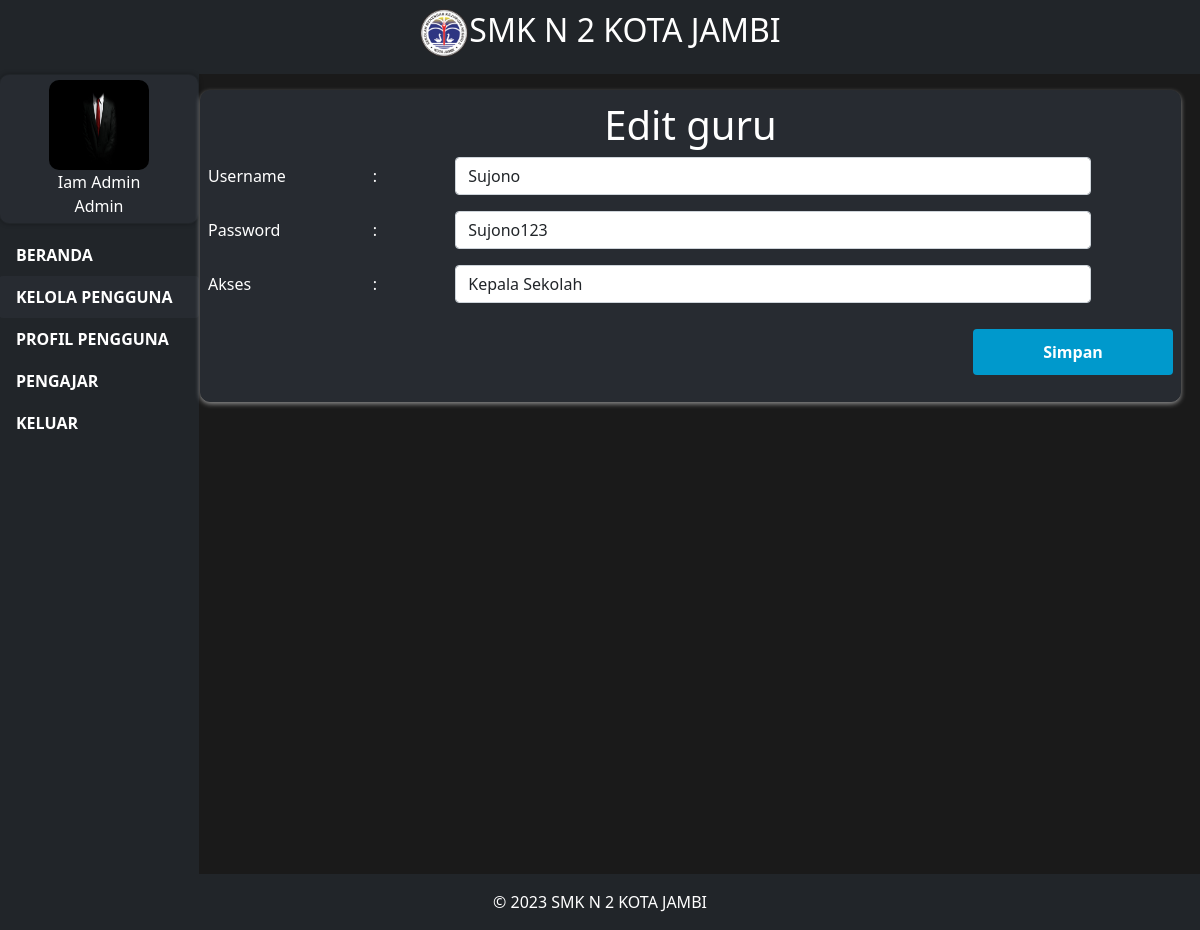
/edit/pengguna?id_user=2 (signed in), run on the app's committed database.
### tables this page shows
CREATE TABLE `profil_user` (
  `id_profil_user` int(11) NOT NULL,
  `foto` varchar(150) NOT NULL,
  `nama` varchar(30) NOT NULL,
  `nip` int(30) NOT NULL,
  `jenis_kelamin` varchar(30) NOT NULL,
  `tgl_lahir` varchar(30) NOT NULL,
  `alamat` varchar(30) NOT NULL,
  `pendidikan` varchar(30) NOT NULL,
  `golongan` varchar(30) NOT NULL,
  `jabatan` varchar(30) NOT NULL,
  `telepon` int(30) NOT NULL,
  `user` int(30) NOT NULL
);

CREATE TABLE `user` (
  `id_user` int(11) NOT NULL,
  `username` varchar(30) NOT NULL,
  `password` varchar(30) NOT NULL,
  `akses` varchar(30) NOT NULL
);

### dashboard/pages/edit_pengguna.php (the view, shortened to what this page needs)
<?php
$activePage = 'kelolaPengguna';
include "../../db/koneksi.php";
include "../layout/header.php";
?>
<div class="container-fluid">
  <div class="row" style="margin-top: -0px;">
    <div class="col-lg-2" style="height:100%;">
      <?php include "../layout/side_menu.php" ?>
    </div>
    <div class="col-lg-10 py-3" style="margin-left: -10px;">
      <div class="container-1">
        <div id="ContainerEditGuru">
          <?php
          $queryGetData = mysqli_query($konek, "SELECT * FROM user WHERE id_user=" . $_GET['id_user']);
          while ($dataUser = mysqli_fetch_array($queryGetData)) { ?>
            <form action="../prosses.php?tipe=edit_pengguna" method="post" class="form-container" enctype="multipart/form-data" style="margin:10px" autocomplete="false">
              <div style="width: 100%; text-align: center;">
                <h1 class="text-1">Edit guru</h1>
              </div>
              <div class="row mb-3">
                <div class="col-sm-2 text-1"><label class="col-sm-2 text-1 col-form-label">Username</label></div>
                <div class="col-sm-1 text-1"><label class="col-sm-2 text-1 col-form-label">:</label></div>
                <div class="col-sm-8">
                  <input type="text" class="form-control" placeholder="username" name="username" value=<?php echo $dataUser['username']; ?>>
                </div>
              </div>
              <div class="row mb-3">
                <div class="col-sm-2 text-1"><label class="col-sm-2 text-1 col-form-label">Password</label></div>
                <div class="col-sm-1 text-1"><label class="col-sm-2 text-1 col-form-label">:</label></div>
                <div class="col-sm-8">
                  <input type="text" class="form-control" placeholder="password" name="password" value='<?php echo $dataUser['password']; ?>'>
                </div>
              </div>
              <div class="row mb-3">
                <div class="col-sm-2 text-1"><label class="col-sm-2 text-1 col-form-label">Akses</label></div>
                <div class="col-sm-1 text-1"><label class="col-sm-2 text-1 col-form-label">:</label></div>
                <div class="col-sm-8">
                  <select name="akses" class="form-control" id="akses">
                    <?php
                    $arrJabatan = array('Kepala Sekolah' => 'Kepala Sekolah', 'Admin' => 'Admin', 'Operator' => 'Operator');
                    foreach ($arrJabatan as $key => $value) {
                      if ($key == $dataUser['akses']) {
                        echo "<option value='" . $key . "' selected>" . $value . "</option>";
                      } else {
                        echo "<option value='" . $key . "'>" . $value . "</option>";
                      }
                    }
                    ?>
                  </select>
                </div>
              </div>
            <?php } ?>
            <div class="row mb-3 justify-content-end" style="margin-bottom: 10px;">
              <div class="col-sm-10 offset-sm-2 text-end" style="margin-bottom: 10px;">
                <input id="formInput" type="submit" value="Simpan" name="simpan" style="width:25%;" />
              </div>
            </div>
            </form>
        </div>
      </div>
    </div>
  </div>
</div>
<?php
include "../layout/footer.php" ?>

### dashboard/layout/side_menu.php (shortened to what this page needs)
<div id="side-menu" class="side-menu" style=" height: 100%; width:200px; margin-left: -10px; border-radius:0px; background-color:#212529; ">
  <div class="postcard text-center" style="flex-direction: column;width:100%; margin-bottom: 10px; text-align:center; background-color:#272b31; border-color: #212529;">
    <?php
    $queryDataProfilUser = mysqli_query($konek, "SELECT * FROM profil_user WHERE user=" . $_SESSION['id_user']);
    $nama = '';
    $foto = '';
    if (mysqli_num_rows($queryDataProfilUser) == 1) {
      while ($DataProfilUser = mysqli_fetch_array($queryDataProfilUser)) {
        $nama = $DataProfilUser['nama'];
        $foto = $DataProfilUser['foto'];
      }
    }
    ?>
    <?php if ($foto != '') { ?>
      <img src="http://localhost/smkn2kotajambi/assets/images/guru/<?php echo $foto; ?>" alt="Gambar Postcard" style="width:100px;height:100px;display: inline-block;margin: 0 auto;">
    <?php } else { ?>
      <img src="http://localhost/smkn2kotajambi/assets/images/profil.png" alt="Gambar Postcard" style="width:100px;height:100px;display: inline-block;margin: 0 auto;">
    <?php } ?>
    <div>
      <span>
        <?php
        if ($nama != '') {
          echo $nama;
        } else {
          echo "Unknown";
        }
        ?>
      </span>
      <br />
      <span><?php echo $_SESSION['akses']; ?></span>
    </div>
  </div>
  <a href="/smkn2kotajambi/dashboard" <?php if ($activePage == 'dashboard') {
                                        echo 'class=" btn nav-link active-cs"';
                                      } else {
                                        echo 'class=" btn nav-link"';
                                      } ?> style="font-weight:600; color:white; text-align: left;">BERANDA</a>
  <?php
  if ($_SESSION['akses'] == 'Admin') { ?>
    <a href="/smkn2kotajambi/kelola-pengguna" <?php if ($activePage == 'kelolaPengguna') {
                                                echo 'class=" btn nav-link active-cs"';
                                              } else {
                                                echo 'class=" btn nav-link"';
                                              } ?> style="font-weight:600; color:white;text-align: left;">KELOLA PENGGUNA</a>
  <?php
  }
  ?>
  <a href="/smkn2kotajambi/profil-pengguna" <?php if ($activePage == 'profilPengguna') {
                                              echo 'class=" btn nav-link active-cs"';
                                            } else {
                                              echo 'class=" btn nav-link"';
                                            } ?> style="font-weight:600; color:white;text-align: left;">PROFIL PENGGUNA</a>
  <a id="menu-pengajar" <?php if ($activePage == 'pengajar' && $activePagechild != '') {
                          echo 'class=" btn nav-link active"';
                        } else {
                          echo 'class=" btn nav-link"';
                        } ?> style="font-weight:600; color:white;text-align: left;">PENGAJAR</a>
  <a class=" btn nav-link" href="http://localhost/smkn2kotajambi/logout.php?id=<?PHP echo $_SESSION['id_user']; ?>" style="font-weight:600; color:white;text-align: left;">KELUAR</a>
</div>

### assets/css/styles.css (style rules this page uses)
body { height: 100%; text-align:left; display:grid; grid-template-rows: auto 1fr auto; min-height:100vh; background-color: #1a1a1a; color: white; }
* { margin: 0; padding: 0; }
.row { margin-right: -15px; margin-left: -15px; }
input[type="submit"] { border: none; outline: none; background: #0099cc; padding: 11px 25px; width: 100%; margin-top: 10px; border-radius: 4px; font-weight: 600; cursor: pointer; color: white; }
.postcard { display: flex; align-items: center; width: 500px; height: 150px; border: 1px solid #ccc; border-radius: 10px; padding: 5px; box-shadow: 0 0 5px rgba(0, 0, 0, 0.3); background-color: #ffffff; }
.postcard img { width: 100px; height: 100px; height: auto; border-radius: 10px; margin-bottom: 10px; }
.container-1 { background-color: #272b31; border-radius: 10px; border: 1px solid #272b31; box-shadow: 0 2px 5px rgba(255, 255, 255,0.5); }
.text-1 { color: white; }
.active-cs { background-color: #272b31; }

### data on the page
profil_user: foto (picture), nama "Iam Admin"
user: username "Sujono", password "Sujono123", akses "Kepala Sekolah"

### other printed values
$_SESSION['akses'] "Admin"
